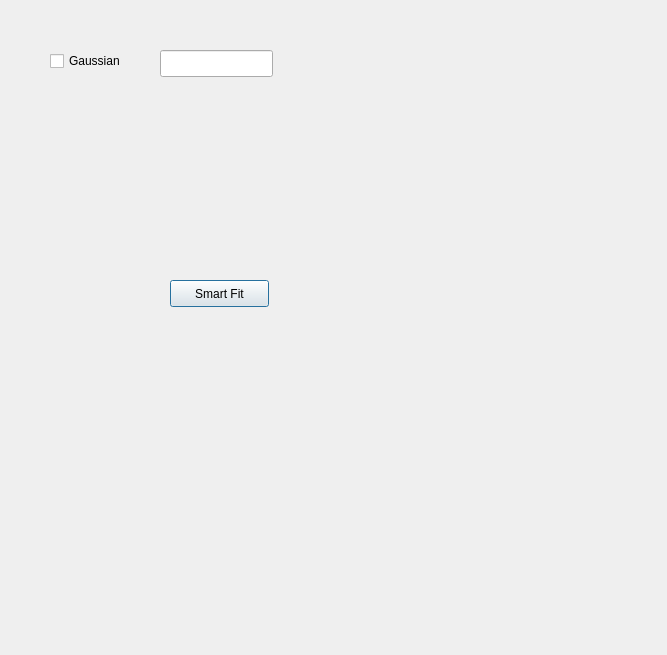
<?xml version="1.0" encoding="UTF-8"?>
<ui version="4.0">
 <class>Dialog</class>
 <widget class="QDialog" name="Dialog">
  <property name="geometry">
   <rect>
    <x>0</x>
    <y>0</y>
    <width>667</width>
    <height>655</height>
   </rect>
  </property>
  <property name="windowTitle">
   <string>Dialog</string>
  </property>
  <widget class="QCheckBox" name="checkBox">
   <property name="geometry">
    <rect>
     <x>50</x>
     <y>50</y>
     <width>99</width>
     <height>22</height>
    </rect>
   </property>
   <property name="text">
    <string>Gaussian</string>
   </property>
  </widget>
  <widget class="QLineEdit" name="lineEdit">
   <property name="geometry">
    <rect>
     <x>160</x>
     <y>50</y>
     <width>113</width>
     <height>27</height>
    </rect>
   </property>
  </widget>
  <widget class="QPushButton" name="pushButton">
   <property name="geometry">
    <rect>
     <x>170</x>
     <y>280</y>
     <width>99</width>
     <height>27</height>
    </rect>
   </property>
   <property name="text">
    <string>Smart Fit</string>
   </property>
  </widget>
 </widget>
 <resources/>
 <connections/>
</ui>
